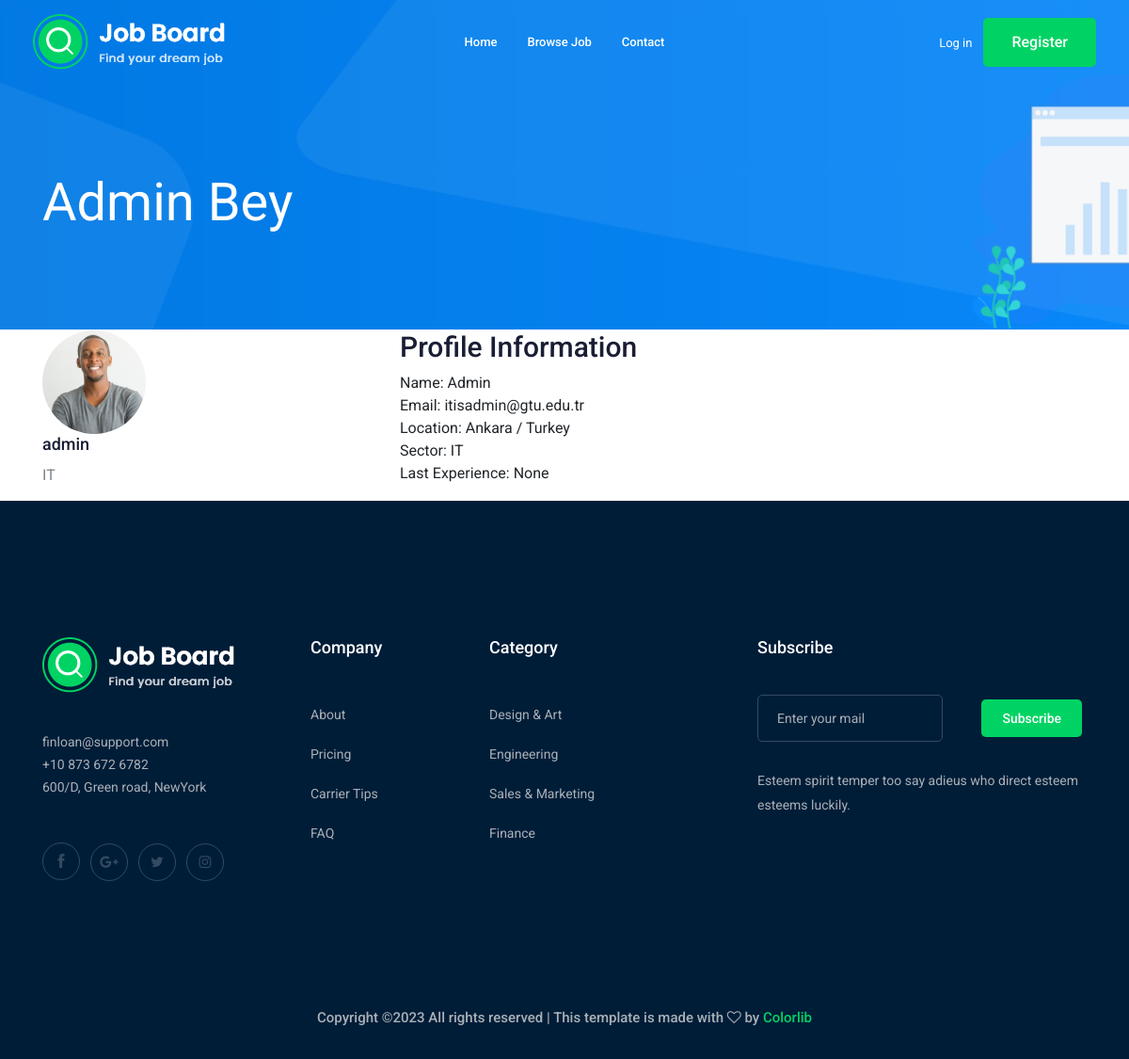
Page /profile/admin/ on the committed database.
### core/models.py (models this page shows)
class Person(AbstractUser):
    school = models.CharField(max_length=100)
    last_experience = models.CharField(max_length=100)
    is_working = models.BooleanField(default=False)
    city = models.CharField(max_length=100)
    country = models.CharField(max_length=100)
    sector = models.CharField(max_length=100)
    is_recruiter = models.BooleanField(default=False)
    image = models.ImageField(upload_to='user_images/', null=True, blank=True)

### core/views.py (the view)
# urls.py: path('profile/<str:pk>/', views.profile, name='profile'),
def profile(request, pk):
    try:
        user = get_object_or_404(Person, username = pk)
        return render(request, 'core/profile.html', {
            'user': user,
        })
    except:
        return render(request, 'core/index.html')

### core/templates/core/profile.html
{% extends "core/base.html" %}
{% block content %}
<div class="bradcam_area bradcam_bg_1">
        <div class="container">
            <div class="row">
                <div class="col-xl-12">
                    <div class="bradcam_text">
                        <h3>{{ user.first_name }} {{ user.last_name }}</h3>
                    </div>
                </div>
            </div>
        </div>
    </div>
<section class="profile-section">
    <div class="container">
        <div class="row">
            <div class="col-lg-4">
                <div class="profile-sidebar">
                    <div class="profile-user">
                        <div class="profile-user-img">
                            <img src="{{ user.image.url }}" alt="Profile Picture">
                        </div>
                        <h4 class="profile-user-name">{{ user.username }}</h4>
                        <p class="profile-user-role">{{ user.sector }}</p>
                    </div>
                </div>
            </div>
            <div class="col-lg-8">
                <div class="profile-content">
                    <h2>Profile Information</h2>
                    <div class="profile-info">
                        <div class="info-row">
                            <span class="info-label">Name:</span>
                            <span class="info-value">{{ user.first_name }}</span>
                        </div>
                        <div class="info-row">
                            <span class="info-label">Email:</span>
                            <span class="info-value">
                                {{ user.email }}
                            </span>
                        </div>
                        <div class="info-row">
                            <span class="info-label">Location:</span>
                            <span class="info-value">{{ user.city }} / {{ user.country }}</span>
                        </div>
                        <div class="info-row">
                            <span class="info-label">Sector:</span>
                            <span class="info-value">{{ user.sector }}</span>
                        </div>
                        <div class="info-row">
                            <span class="info-label">Last Experience:</span>
                            <span class="info-value"> {{ user.last_experience }}</span>
                        </div>
                    </div>
                </div>
            </div>
        </div>
    </div>
</section>
{% endblock content %}

### rows in the picture
Person: first_name "Admin", last_name "Bey", image (picture), username "admin", sector "IT", email "itisadmin@gtu.edu.tr", city "Ankara", country "Turkey", last_experience "None"
